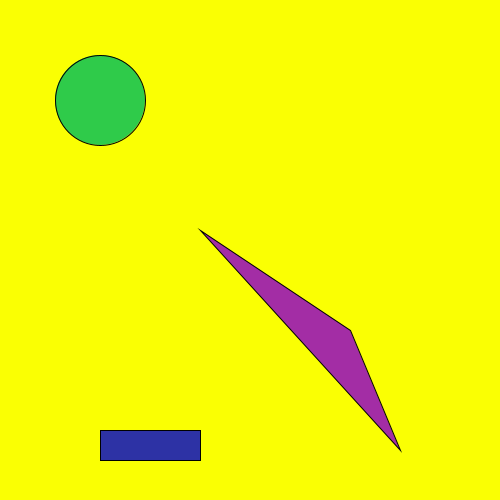
Frame 1 (no input)
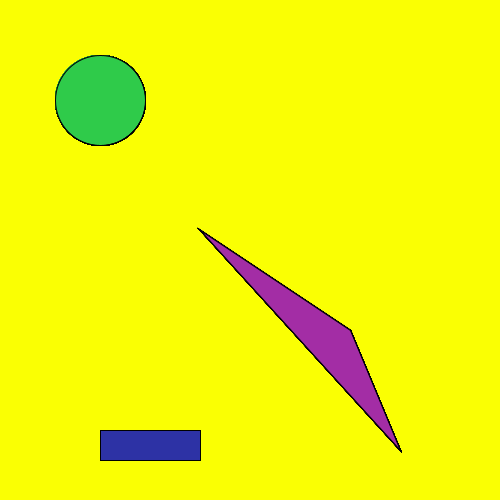
Frame 60 (the mouse pressed at the canvas centre just before this capture)
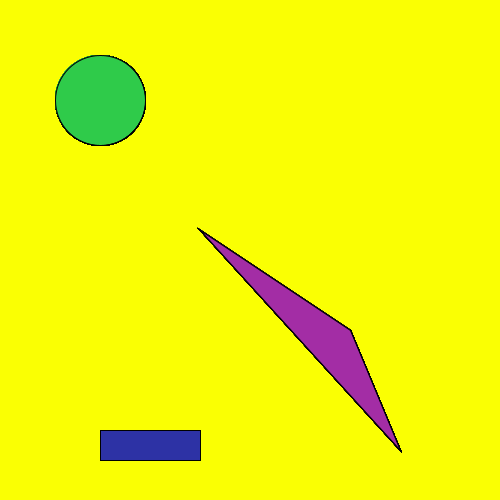
Frame 120 (the mouse held since frame 60 and released just before this capture)

The Processing sketch that drew these frames (run headless with seeded random() and noise(); from frame 60 on, the mouse is pressed at the canvas centre):

// Processing sketch: code
// ── code.pde
void setup() {
  size(500,500);
  background(#FAFF03);
}

void draw() {
  fill(#2FCB4A);
  ellipse(100,100,90,90);
 fill(#2D32A5);
  rect(100,430,100,30);
 fill(#A32DA5);
 triangle(400,450,200,230,350,330);
}
